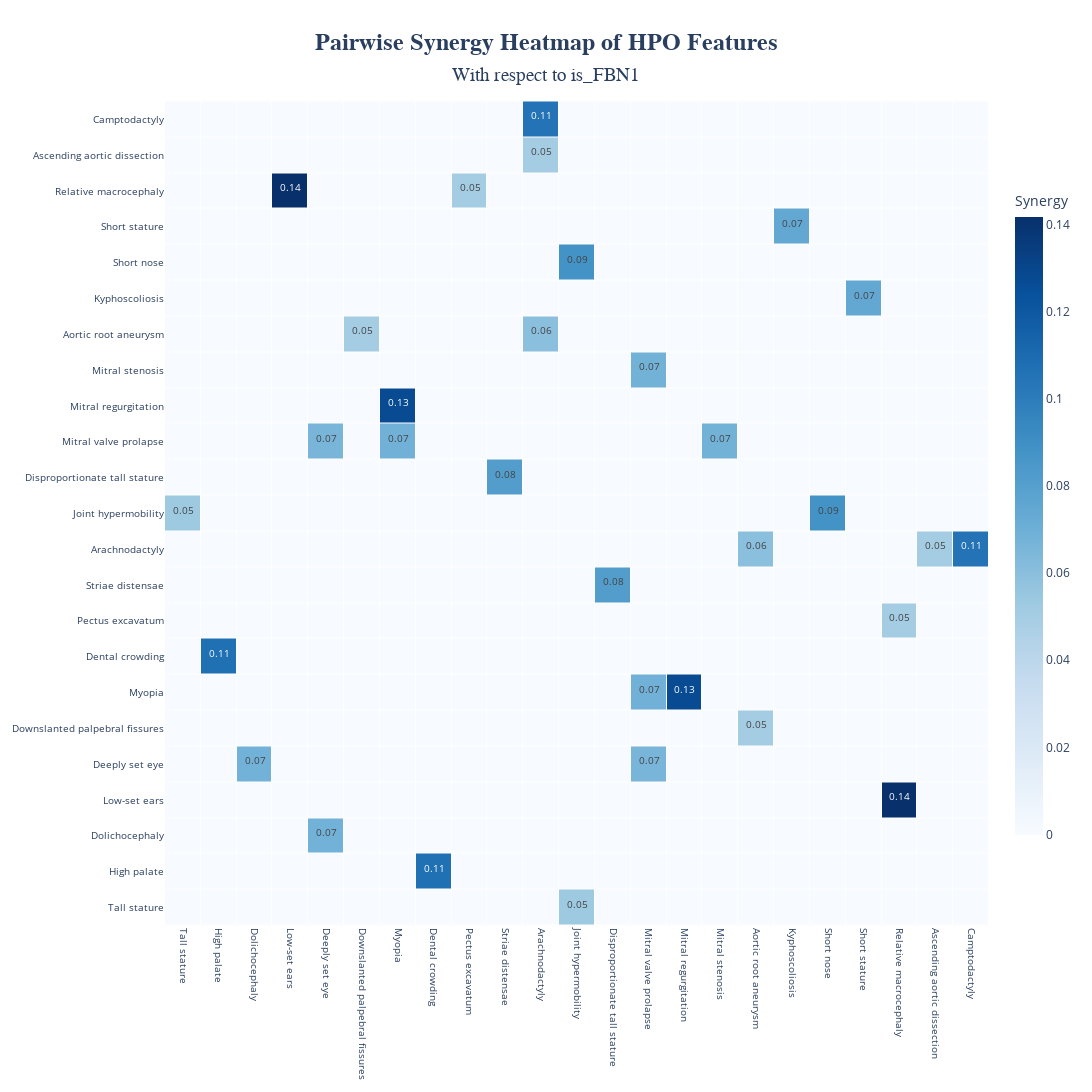

This figure's notebook cell:
### Markdown cell above
##### **Pairwise Synergy Analysis and Ploting**

### Code cell
all_target=all_target_matrix['is_FBN1']
all_synergy_analyzer=PairwiseSynergyAnalyzer(
    hpo_data=(all_hpo_matrix_filtered,target_hpo_matrix[1]), 
    target=all_target,
    n_permutations=1000,
    min_individuals_for_synergy_caculation=40,
    random_state=40,)
all_synergy_analyzer.compute_synergy_matrix(n_jobs=32)
all_synergy_analyzer.plot_synergy_heatmap(
    lower_bound=0.05,
    target_name=all_target.name)

### Figure 1 — Plotly figure (JSON) as saved in the notebook; plotly's stock layout.template omitted (floating-point values rounded to 4 significant figures; data arrays with more than 128 entries replaced by an {"elided": "..."} marker saying what was removed)
{"data": [{"colorbar": {"len": 0.8, "thickness": 28, "title": {"text": "Synergy"}}, "colorscale": [[0, "rgb(247,251,255)"], [0.125, "rgb(222,235,247)"], [0.25, "rgb(198,219,239)"], [0.375, "rgb(158,202,225)"], [0.5, "rgb(107,174,214)"], [0.625, "rgb(66,146,198)"], [0.75, "rgb(33,113,181)"], [0.875, "rgb(8,81,156)"], [1, "rgb(8,48,107)"]], "hoverinfo": "text", "hovertext": {"elided": "23x23 str values"}, "text": {"elided": "23x23 str values"}, "texttemplate": "<span style='font-size:10px'>%{text}</span>", "type": "heatmap", "x": ["Tall stature", "High palate", "Dolichocephaly", "Low-set ears", "Deeply set eye", "Downslanted palpebral fissures", "Myopia", "Dental crowding", "Pectus excavatum", "Striae distensae", "Arachnodactyly", "Joint hypermobility", "Disproportionate tall stature", "Mitral valve prolapse", "Mitral regurgitation", "Mitral stenosis", "Aortic root aneurysm", "Kyphoscoliosis", "Short nose", "Short stature", "Relative macrocephaly", "Ascending aortic dissection", "Camptodactyly"], "xgap": 1, "y": ["Tall stature", "High palate", "Dolichocephaly", "Low-set ears", "Deeply set eye", "Downslanted palpebral fissures", "Myopia", "Dental crowding", "Pectus excavatum", "Striae distensae", "Arachnodactyly", "Joint hypermobility", "Disproportionate tall stature", "Mitral valve prolapse", "Mitral regurgitation", "Mitral stenosis", "Aortic root aneurysm", "Kyphoscoliosis", "Short nose", "Short stature", "Relative macrocephaly", "Ascending aortic dissection", "Camptodactyly"], "ygap": 1, "z": {"elided": "23x23 float values"}, "zmax": 0.1418, "zmid": 0, "zmin": 0}], "layout": {"height": 1560, "plot_bgcolor": "rgba(240,240,240,0.1)", "title": {"font": {"family": "Arial", "size": 24}, "text": "<b>Pairwise Synergy Heatmap of HPO Features</b><br><span style='font-size:0.8em'>With respect to is_FBN1</span>", "x": 0.5, "xanchor": "center", "yanchor": "top"}, "width": 1560, "xaxis": {"tickangle": 90, "tickfont": {"size": 10}}, "yaxis": {"scaleanchor": "x", "scaleratio": 1, "tickfont": {"size": 10}}}}
